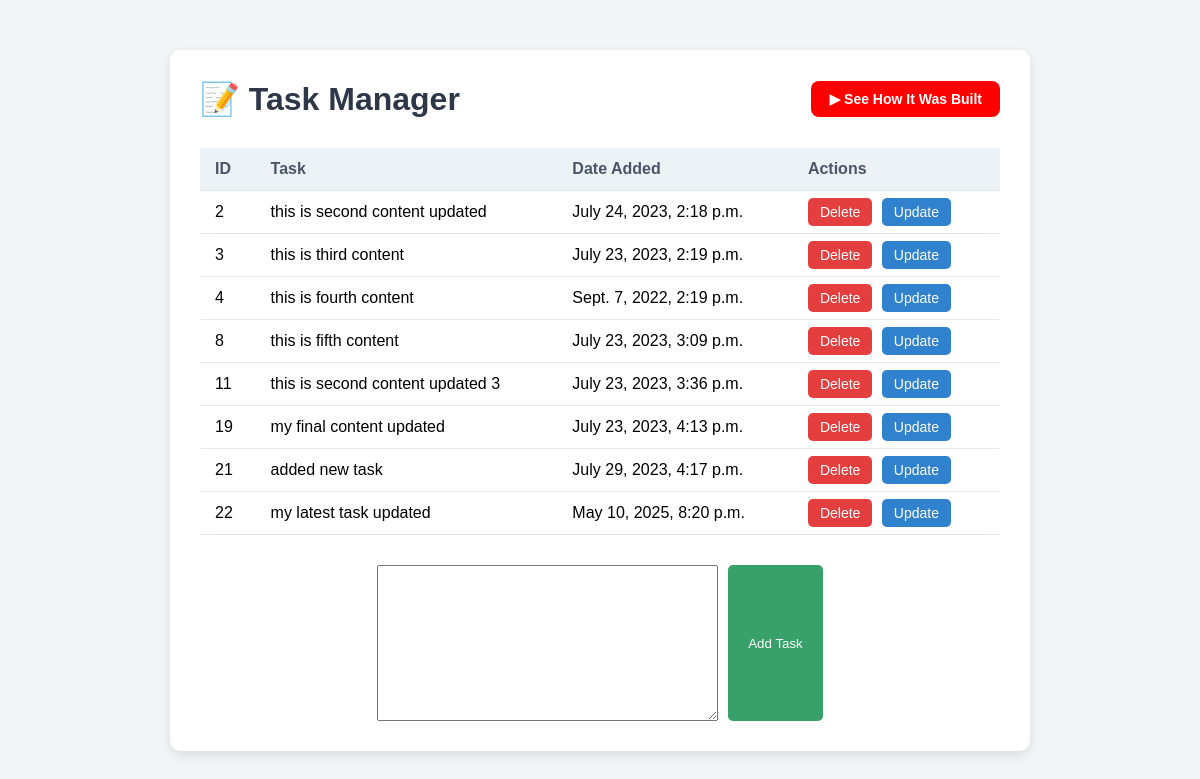
The page / on the database its author committed.
### tasks/models.py (models this page shows, shortened)
class Task(models.Model):
    content = models.TextField()
    complete = models.BooleanField(default=False)
    date_added = models.DateTimeField(default=timezone.now)

### tasks/views.py (the view)
# urls.py: 2. Add a URL to urlpatterns:  path('', views.home, name='home')
def home(request):
    task = Task.objects.all()
    form = TaskForm()
    if request.method =='POST':
        form = TaskForm(request.POST)
        if form.is_valid():
            form.save(commit=True)
        return redirect('/')
    context = {'tasks':task,'form':form}
    return render(request,'tasks/home.html',context)

### tasks/forms.py
class TaskForm(forms.ModelForm):
    class Meta:
        model = Task
        fields = ['content']

### tasks/templates/tasks/home.html (shortened to what this page needs)
{% extends 'tasks/base.html' %}
{% load static %}
{% block head %}
    <link rel="stylesheet" href="{% static 'tasks/style.css' %}" type="text/css">
{% endblock %}
{% block body %}
<div class="container">
    <div class="header-section">
        <h1 class="page-title">📝 Task Manager</h1>
        <a href="https://youtu.be/T05qEi8vcVM?si=24rwjx9z1ARFkLsv"
            target="_blank"
            class="tutorial-btn">
            ▶ See How It Was Built
        </a>
    </div>
    <table class="task-table">
        <thead>
            <tr>
                <th>ID</th>
                <th>Task</th>
                <th>Date Added</th>
                <th>Actions</th>
            </tr>
        </thead>
        <tbody>
            {% for task in tasks %}
                <tr>
                    <td>{{ task.id }}</td>
                    <td>{{ task.content }}</td>
                    <td>{{ task.date_added }}</td>
                    <td>
                        <a href="{% url 'delete_page' task.id %}" class="btn-delete">Delete</a>
                        <a href="{% url 'update_page' task.id %}" class="btn-update">Update</a>
                    </td>
                </tr>
            {% endfor %}
        </tbody>
    </table>
    <form method="POST" action="/" class="task-form">
        {{ form.content }}
        <input type="submit" name="AddTask" value="Add Task">
    </form>
</div>
{% endblock %}

### tasks/templates/tasks/base.html (shortened to what this page needs)
<!DOCTYPE html>
<html lang="en">
<head>
    {% block head %} {% endblock %}
</head>
<body>
    {% block body %} {% endblock %}
</body>
</html>

### tasks/static/tasks/style.css (style rules this page uses)
body { font-family: Arial, sans-serif; background: #f3f4f6; margin: 0; padding: 0; }
.container { max-width: 800px; margin: 50px auto; background: #ffffff; padding: 30px; border-radius: 10px; box-shadow: 0 4px 12px rgba(0, 0, 0, 0.1); }
.page-title { text-align: center; margin-bottom: 30px; color: #2d3748; }
.task-table { width: 100%; border-collapse: collapse; margin-bottom: 30px; }
.task-table th, .task-table td { padding: 12px 15px; border-bottom: 1px solid #e2e8f0; text-align: left; }
.task-table th { background-color: #edf2f7; color: #4a5568; }
.btn-delete, .btn-update { text-decoration: none; padding: 6px 12px; border-radius: 5px; font-size: 14px; margin-right: 5px; }
.btn-delete { background-color: #e53e3e; color: white; }
.btn-update { background-color: #3182ce; color: white; }
.task-form { display: flex; gap: 10px; justify-content: center; }
.task-form input[type="submit"] { background-color: #38a169; color: white; padding: 10px 20px; border: none; border-radius: 5px; cursor: pointer; }
.header-section { display: flex; justify-content: space-between; align-items: center; margin-bottom: 30px; }
.page-title { margin: 0; color: #2d3748; }
.tutorial-btn { background: #ff0000; color: white; text-decoration: none; padding: 10px 18px; border-radius: 8px; font-size: 14px; font-weight: 600; transition: 0.3s ease; }

### rows shown on the page
Task: id "2", content "this is second content updated", date_added "July 24, 2023, 2:18 p.m."
Task: id "3", content "this is third content", date_added "July 23, 2023, 2:19 p.m."
Task: id "4", content "this is fourth content", date_added "Sept. 7, 2022, 2:19 p.m."
Task: id "8", content "this is fifth content", date_added "July 23, 2023, 3:09 p.m."
Task: id "11", content "this is second content updated 3", date_added "July 23, 2023, 3:36 p.m."
Task: id "19", content "my final content updated", date_added "July 23, 2023, 4:13 p.m."
Task: id "21", content "added new task", date_added "July 29, 2023, 4:17 p.m."
Task: id "22", content "my latest task updated", date_added "May 10, 2025, 8:20 p.m."
